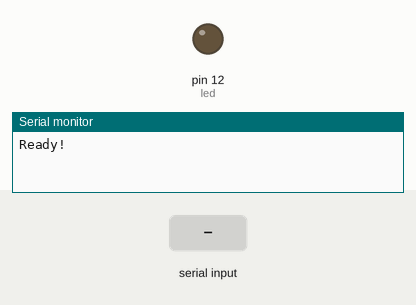
Simulated run of this sketch. Board: Arduino Leonardo, built with avr-gcc and run on an emulated ATmega32U4. Shown: output pins drawn as LEDs (lit = HIGH), the last lines printed to the serial monitor. The inputs (shaded band) are chosen by the test bench.

Above: at 1.2 s.
1.3 s: "1" received over the second serial link
At 1.36 s:
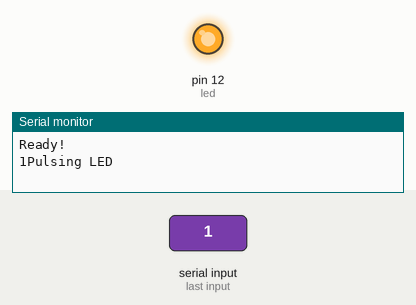
Timing chart, 0 to 4.3 s (numbered marks = the images above; inputs shaded):
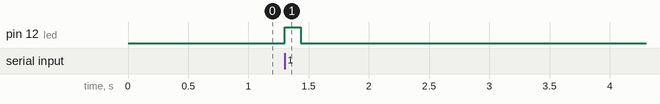

Measured:
- after the input at 1.3 s, pin 12 (led): LOW → HIGH at once, → LOW 0.13 s later

The sketch:

hc06_bt.ino
```cpp
/*
*   ____               _____         _
*  / ___|___  ___ _   |_   _|__  ___| |__
* | |   / _ \/ __| | | || |/ _ \/ __| '_ \
* | |__| (_) \__ \ |_| || |  __/ (__| | | |
*  \____\___/|___/\__, ||_|\___|\___|_| |_|
*                 |___/
*
* CosyTech Skunkworks - Bluetooth HC06 Testprogram
* Requires SPP Support at device
* By Joakim Skjefstad (joakim@cosytech.net)
*
* Pins used:
*
*/

#include <SoftwareSerial.h>

const int led = 12;           // PulseLed
int brightness = 0;    // how bright the LED is
int fadeAmount = 5;    // how many points to fade the LED by

void setup()
{
    pinMode(led, OUTPUT);   // sets the pin as output
  // Open serial communications and wait for port to open:
  Serial.begin(9600);
  while (!Serial) {
    ; // wait for serial port to connect. Needed for Leonardo only
  }

  Serial.println("Ready!");
  // set the data rate for the SoftwareSerial port

  // for HC-05 use 38400 when poerwing with KEY/STATE set to HIGH on power on
  Serial1.begin(9600);
}

void loop() // run over and over
{
  if (Serial1.available()){
    Serial.write(Serial1.read());
    pulse_led();
  }
  if (Serial.available()){
    Serial1.write(Serial.read());
  }
}

void pulse_led(){
  Serial.println("Pulsing LED");
  for (int i = 0; i < 255; i++){
    analogWrite(led, i);

  }
  for (int i = 255; i > 0; i--){
    analogWrite(led, i);
    delay(1);
  }
}
```
